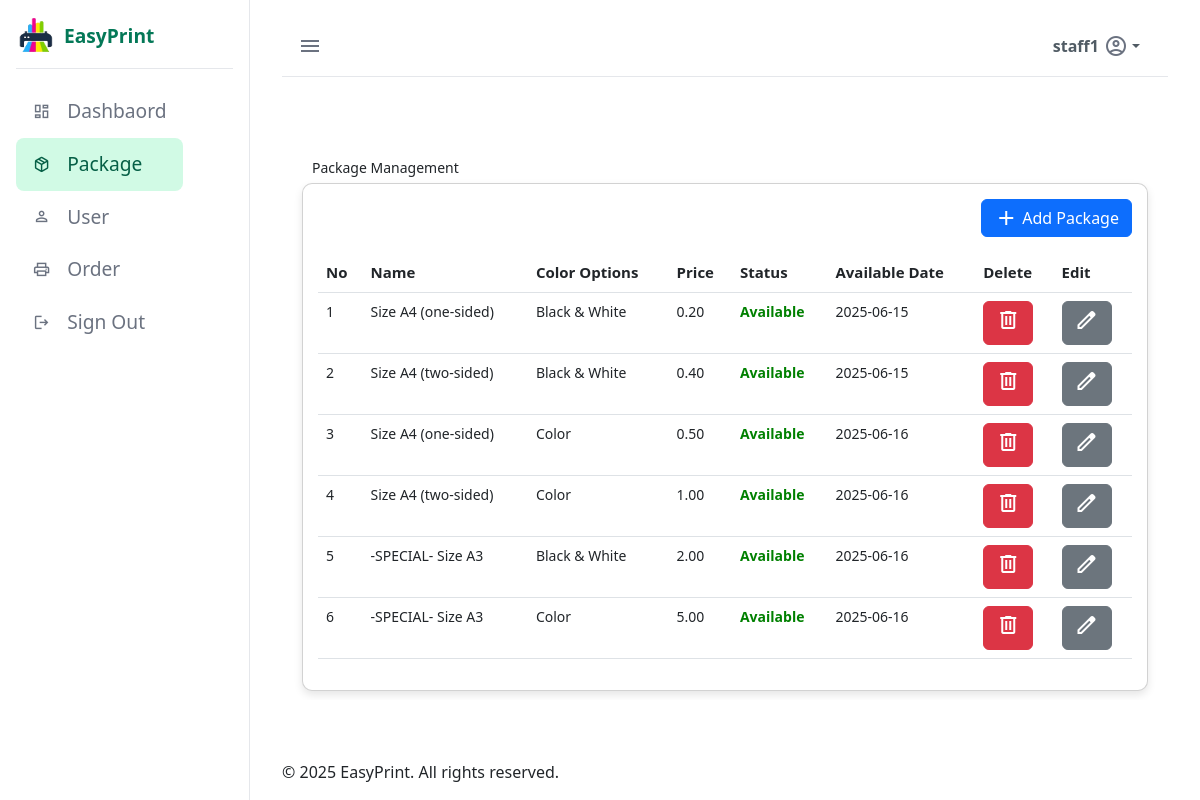
Page /code/packageManagement.php (signed in) on the committed database.
### tables this page shows
CREATE TABLE `user` (
  `userID` int(11) NOT NULL,
  `password` varchar(32) NOT NULL,
  `username` varchar(100) NOT NULL,
  `email` varchar(100) NOT NULL,
  `contactNum` varchar(20) NOT NULL,
  `studentID` varchar(10) NOT NULL,
  `role` varchar(100) NOT NULL
);

CREATE TABLE `package` (
  `packageID` int(11) NOT NULL,
  `packageName` varchar(100) NOT NULL,
  `price` decimal(10,2) NOT NULL,
  `colorOption` varchar(100) NOT NULL,
  `availabilityStatus` varchar(50) NOT NULL,
  `availabilityDate` date NOT NULL
);

### code/packageManagement.php (the view, shortened to what this page needs)
<?php
@include '../link/db_connect.php';
$query = "SELECT packageID, packageName, colorOption, price, availabilityStatus, availabilityDate FROM package";
$result = mysqli_query($conn, $query);
?>
<!DOCTYPE html>
<html lang="en">
<head>
    <link rel="stylesheet" type="text/css" href="../link/style.css">
    <link rel="stylesheet" type="text/css" href="packageManagement.css">
    <link href="https://cdn.jsdelivr.net/npm/bootstrap@5.3.3/dist/css/bootstrap.min.css" rel="stylesheet">
    <link rel="stylesheet" href="https://cdn.datatables.net/1.13.4/css/dataTables.bootstrap5.min.css" />
</head>
<body>
    <?php include '../link/sidebarStaff.php'; ?>
    <?php include '../link/headerStaff.php'; ?>
    <div class="main_content">
        <div class="text">
            <span>Package Management</span>
        </div>
        <div class="card">
            <div class="d-flex align-items-center pb-3">
                <button type="button" class="btn btn-primary d-flex align-items-center ms-auto" data-bs-toggle="modal" data-bs-target="#addModal">
                    <i class="material-symbols-outlined me-1">add</i>Add Package
                </button>
            </div>
            <div class="table-responsive">
                <table id="myTable" class="table table-hover pt-3 pb-3">
                    <thead class="thead-color">
                        <tr>
                            <th>No</th>
                            <th>Name</th>
                            <th>Color Options</th>
                            <th>Price</th>
                            <th>Status</th>
                            <th>Available Date</th>
                            <th>Delete</th>
                            <th>Edit</th>
                        </tr>
                    </thead>
                    <tbody class="tbody-color">
                        <?php while ($row = mysqli_fetch_assoc($result)): ?>
                            <tr>
                                <td><?= $row['packageID']; ?></td>
                                <td><?= $row['packageName']; ?></td>
                                <td><?= $row['colorOption']; ?></td>
                                <td><?= $row['price']; ?></td>
                                <td>
                                    <span class="<?= $row['availabilityStatus'] === 'Available' ? 'status-available' : 'status-unavailable'; ?>">
                                        <?= $row['availabilityStatus']; ?>
                                    </span>
                                </td>
                                <td><?= $row['availabilityDate']; ?></td>
                                <td>
                                    <a href="Delete_PackageManagement.php?packageID=<?= $row['packageID']; ?>" class="btn btn-danger" onclick="return confirm('Are you sure you want to delete this package?');">
                                        <i class="material-symbols-outlined">delete</i>
                                    </a>
                                </td>
                                <td>
                                    <button type="button" class="btn btn-secondary editbtn" data-bs-toggle="modal" data-bs-target="#editModal<?= $row['packageID']; ?>">
                                        <i class="material-symbols-outlined">edit</i>
                                    </button>
                                </td>
                            </tr>
                        <?php endwhile; ?>
                    </tbody>
                </table>
            </div>
        </div>
    </div>
    <?php include '../link/footer.php'; ?>
</body>
</html>

### link/headerStaff.php (shortened to what this page needs)
<?php
@include '../link/db_connect.php';
$userQuery = "SELECT * FROM user WHERE role = 'Staff' AND userID = " . $_SESSION['userID'];
$userResult = mysqli_query($conn, $userQuery);
$user['username'] = '';
$user['email'] = '';
$user['contactNum'] = '';
if (mysqli_num_rows($userResult) > 0) {
    while ($row = mysqli_fetch_assoc($userResult)) {
        $user['username'] = $row['username'];
        $user['email'] = $row['email'];
        $user['contactNum'] = $row['contactNum'];
    }
} else {
}
?>
<div class="main ">
    <div class="top z-3">
        <i id="btn" class="material-symbols-outlined">menu</i>
        <div class="btn-group">
            <button type="button" class="btn btn-primary dropdown-toggle d-flex align-items-center" style="background-color: #ffffff; color:  #505b64; border: none;" data-bs-toggle="dropdown" aria-expanded="false">
                <div class="fw-bolder" style="padding-right: 5px;">
                    <?php echo $user['username']; ?>
                </div>
                <i id="btn" class="material-symbols-outlined">account_circle</i>
            </button>
        </div>
    </div>

### link/style.css (style rules this page uses)
* { margin: 0; padding: 0; box-sizing: border-box; }
:root { --font-family: 'Poppins', sans-serif; --body-color: #f9fafb; --sidebar-color: #ffffff; --primary-color: #047857; --primary-color-dark: #065f46; --primary-color-light: #d1fae5; --text-color: #111827; --text-muted: #6b7280; --border-color: #e5e7eb; }
body { font-family: var(--font-family); background-color: var(--body-color); height: 100vh; overflow: hidden; display: flex; }
.main { flex-grow: 1; padding: 1rem 2rem; transition: all 0.3s; display: flex; flex-direction: column; }
.main .top { display: flex; align-items: center; justify-content: space-between; background-color: var(--sidebar-color); padding: 0.75rem 1rem; border-bottom: 1px solid var(--border-color); }
.main .top #btn { font-size: 1.5rem; cursor: pointer; color: var(--text-muted); }

### code/packageManagement.css (style rules this page uses)
.main .main_content { margin-top: 60px; margin-bottom: 60px; height: calc(100vh - 120px); overflow-y: auto; padding: 20px; }
.main_content .text { font-size: 14px; padding-left: 10px; padding-bottom: 5px; color: var(--text-color-light); }
.main_content .card { background-color: #fff; border-radius: 10px; padding: 15px; box-shadow: 0 4px 8px rgba(0, 0, 0, 0.1); }
thead.thead-color tr th { background-color: var(--thead-color); color: var(--text-color-light); font-size: 15px; }
tbody.tbody-color tr td { color: var(--text-color-light); font-size: 14px; }

### code/packageManagement.php (style rules this page uses)
.status-available { color: green; font-weight: bold; }

### rows in the picture
user: username "staff1"
package: packageID "1", packageName "Size A4 (one-sided)", colorOption "Black & White", price "0.20", availabilityStatus "Available", availabilityDate "2025-06-15"
package: packageID "2", packageName "Size A4 (two-sided)", colorOption "Black & White", price "0.40", availabilityStatus "Available", availabilityDate "2025-06-15"
package: packageID "3", packageName "Size A4 (one-sided)", colorOption "Color", price "0.50", availabilityStatus "Available", availabilityDate "2025-06-16"
package: packageID "4", packageName "Size A4 (two-sided)", colorOption "Color", price "1.00", availabilityStatus "Available", availabilityDate "2025-06-16"
package: packageID "5", packageName "-SPECIAL- Size A3", colorOption "Black & White", price "2.00", availabilityStatus "Available", availabilityDate "2025-06-16"
package: packageID "6", packageName "-SPECIAL- Size A3", colorOption "Color", price "5.00", availabilityStatus "Available", availabilityDate "2025-06-16"
